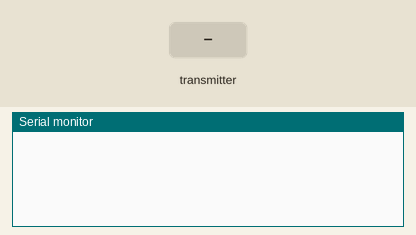
A sketch run on a simulated Arduino Uno, built with avr-gcc and run on an emulated ATmega328P. Parts: the last lines printed to the serial monitor. Inputs (shaded band) come from the test bench. No radio packets arrive unless stated.

Above: at 1.2 s.
1.3 s: the transmitter starts sending packet.0 = 0
At 1.37 s:
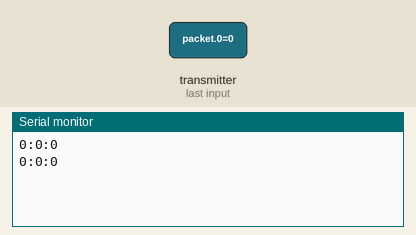
3.2 s: the transmitter starts sending packet.1 = 64
At 3.27 s:
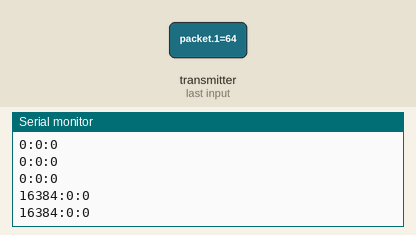
4.7 s: the transmitter starts sending packet.2 = 64
At 4.77 s:
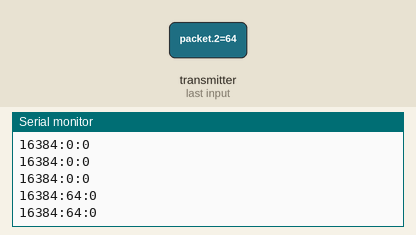
6.2 s: the transmitter starts sending packet.3 = 64
At 6.27 s:
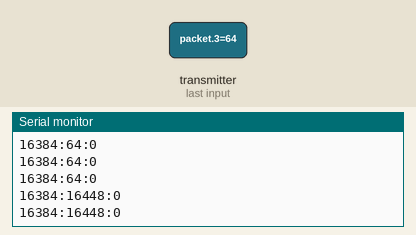
7.7 s: the transmitter starts sending packet.4 = 64
At 7.77 s:
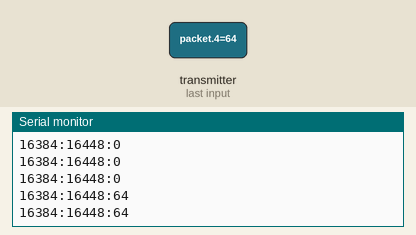
9.2 s: the transmitter starts sending packet.5 = 64
At 9.27 s:
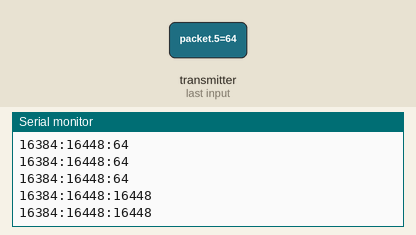
Timing chart, 0 to 11.7 s (numbered marks = the images above; inputs shaded):
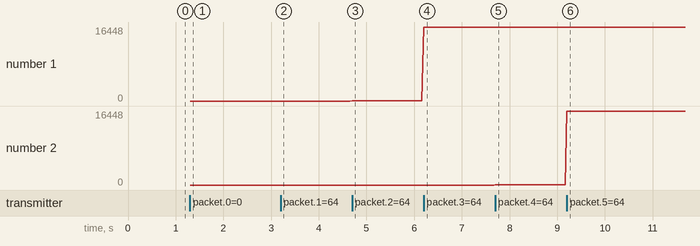

Measured:
- after the input at 1.3 s, the serial monitor: prints a new line at once (image 1)
- after the input at 3.2 s, the serial monitor: prints a new line at once (image 2)
- after the input at 4.7 s, the serial monitor: prints a new line at once (image 3)
- after the input at 6.2 s, the serial monitor: prints a new line at once (image 4)
- after the input at 7.7 s, the serial monitor: prints a new line at once (image 5)
- after the input at 9.2 s, the serial monitor: prints a new line at once (image 6)
- plotted number 1: 0 → 64 after the input at 4.7 s, 64 → 16448 after the input at 6.2 s

The sketch:

Car_Bluetooth.ino
```cpp
#include <SPI.h>
#include "RF24.h"

RF24 radio(7, 8);

const int PACKETSIZE = 6;
byte packet[PACKETSIZE];
int radioChannel = 40;
byte address[6] = {"12345"};

void setup() {
  Serial.begin(115200);
  radio.begin();
  radio.setChannel(radioChannel);
  radio.setPALevel(RF24_PA_HIGH);
  radio.openReadingPipe(1, address);
  radio.startListening(); //Error here
}

void loop() {
  if (radio.available()) {
    int *intPacket = (int *)packet;
    radio.read(packet, 6);
    Serial.print(intPacket[0]);
    Serial.print(":");
    Serial.print(intPacket[1]);
    Serial.print(":");
    Serial.println(intPacket[2]);
    Serial.flush();
  }
}
```
